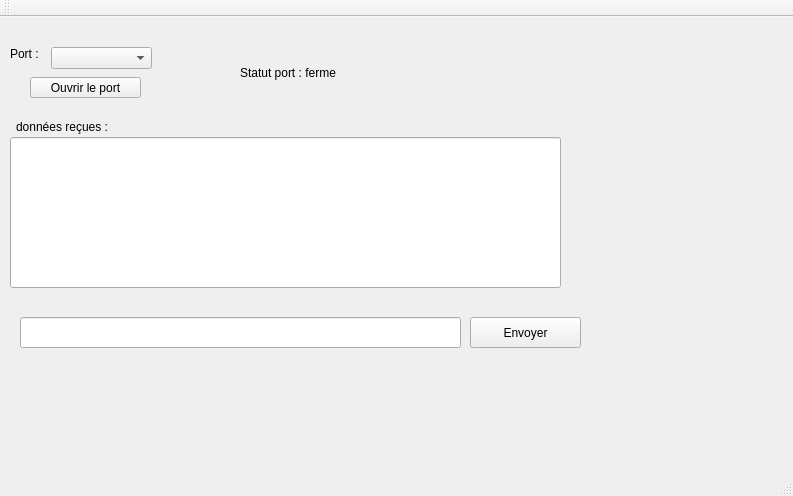
<?xml version="1.0" encoding="UTF-8"?>
<ui version="4.0">
 <class>QtLiaisonSerieClass</class>
 <widget class="QMainWindow" name="QtLiaisonSerieClass">
  <property name="geometry">
   <rect>
    <x>0</x>
    <y>0</y>
    <width>793</width>
    <height>496</height>
   </rect>
  </property>
  <property name="windowTitle">
   <string>QtLiaisonSerie</string>
  </property>
  <widget class="QWidget" name="centralWidget">
   <widget class="QComboBox" name="portChoiceComboBox">
    <property name="geometry">
     <rect>
      <x>51</x>
      <y>30</y>
      <width>101</width>
      <height>22</height>
     </rect>
    </property>
   </widget>
   <widget class="QLabel" name="portLabel">
    <property name="geometry">
     <rect>
      <x>10</x>
      <y>30</y>
      <width>47</width>
      <height>13</height>
     </rect>
    </property>
    <property name="text">
     <string>Port :</string>
    </property>
   </widget>
   <widget class="QLabel" name="portStatusLabel">
    <property name="geometry">
     <rect>
      <x>240</x>
      <y>40</y>
      <width>121</width>
      <height>31</height>
     </rect>
    </property>
    <property name="text">
     <string>Statut port : ferme</string>
    </property>
   </widget>
   <widget class="QLabel" name="receivedDataLabel">
    <property name="geometry">
     <rect>
      <x>16</x>
      <y>100</y>
      <width>541</width>
      <height>20</height>
     </rect>
    </property>
    <property name="text">
     <string>données reçues :</string>
    </property>
   </widget>
   <widget class="QLineEdit" name="receivedDataText">
    <property name="geometry">
     <rect>
      <x>10</x>
      <y>120</y>
      <width>551</width>
      <height>151</height>
     </rect>
    </property>
   </widget>
   <widget class="QLineEdit" name="lineEdit_2">
    <property name="geometry">
     <rect>
      <x>20</x>
      <y>300</y>
      <width>441</width>
      <height>31</height>
     </rect>
    </property>
   </widget>
   <widget class="QPushButton" name="openPortButton">
    <property name="geometry">
     <rect>
      <x>30</x>
      <y>60</y>
      <width>111</width>
      <height>21</height>
     </rect>
    </property>
    <property name="text">
     <string>Ouvrir le port</string>
    </property>
   </widget>
   <widget class="QPushButton" name="sendButton">
    <property name="geometry">
     <rect>
      <x>470</x>
      <y>300</y>
      <width>111</width>
      <height>31</height>
     </rect>
    </property>
    <property name="text">
     <string>Envoyer</string>
    </property>
   </widget>
  </widget>
  <widget class="QMenuBar" name="menuBar">
   <property name="geometry">
    <rect>
     <x>0</x>
     <y>0</y>
     <width>793</width>
     <height>20</height>
    </rect>
   </property>
  </widget>
  <widget class="QToolBar" name="mainToolBar">
   <attribute name="toolBarArea">
    <enum>TopToolBarArea</enum>
   </attribute>
   <attribute name="toolBarBreak">
    <bool>false</bool>
   </attribute>
  </widget>
  <widget class="QStatusBar" name="statusBar"/>
 </widget>
 <layoutdefault spacing="6" margin="11"/>
 <resources>
  <include location="QtLiaisonSerie.qrc"/>
 </resources>
 <connections>
  <connection>
   <sender>openPortButton</sender>
   <signal>clicked()</signal>
   <receiver>QtLiaisonSerieClass</receiver>
   <slot>onOpenPortButtonClicked()</slot>
   <hints>
    <hint type="sourcelabel">
     <x>85</x>
     <y>107</y>
    </hint>
    <hint type="destinationlabel">
     <x>396</x>
     <y>247</y>
    </hint>
   </hints>
  </connection>
  <connection>
   <sender>sendButton</sender>
   <signal>clicked()</signal>
   <receiver>QtLiaisonSerieClass</receiver>
   <slot>onSendButtonClicked()</slot>
   <hints>
    <hint type="sourcelabel">
     <x>525</x>
     <y>352</y>
    </hint>
    <hint type="destinationlabel">
     <x>396</x>
     <y>247</y>
    </hint>
   </hints>
  </connection>
 </connections>
 <slots>
  <slot>onOpenPortButtonClicked()</slot>
  <slot>onSerialPortReadyRead()</slot>
  <slot>onSendButtonClicked()</slot>
 </slots>
</ui>
